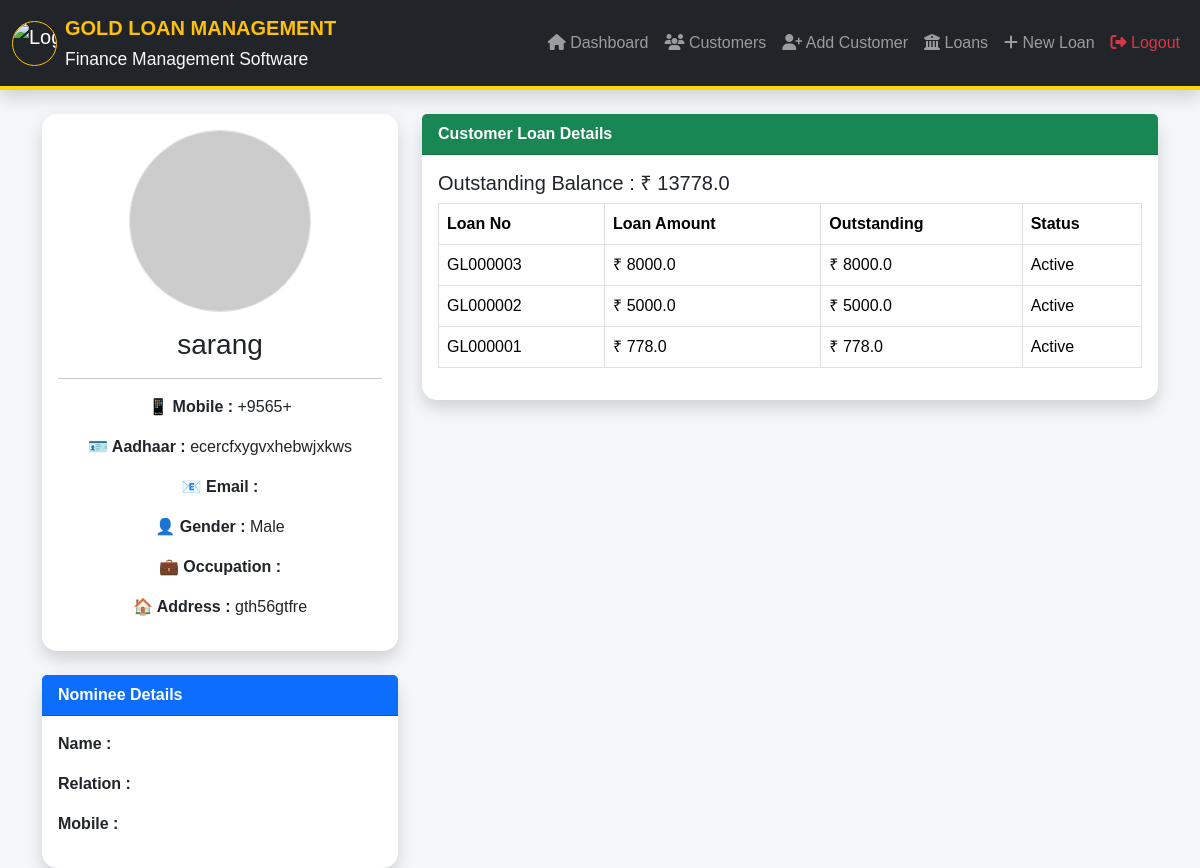
Screenshot of /customer/1 with the database file from the repository.
### tables this page shows
CREATE TABLE customers(

    id INTEGER PRIMARY KEY AUTOINCREMENT,

    name TEXT NOT NULL,

    mobile TEXT NOT NULL,

    email TEXT,

    dob TEXT,

    gender TEXT,

    occupation TEXT,
    
    address TEXT ,

    aadhaar TEXT ,

    nominee_name TEXT,

    nominee_relation TEXT,

    nominee_mobile TEXT,

    photo TEXT,

    remarks TEXT

);

CREATE TABLE loans(

        id INTEGER PRIMARY KEY AUTOINCREMENT,

        loan_number TEXT UNIQUE NOT NULL,

        customer_id INTEGER NOT NULL,

        ornament_type TEXT NOT NULL,

        quantity INTEGER NOT NULL,

        description TEXT,

        gross_weight REAL NOT NULL,

        stone_weight REAL NOT NULL DEFAULT 0,

        net_weight REAL NOT NULL,

        purity TEXT NOT NULL,

        gold_rate REAL NOT NULL,

        gold_value REAL NOT NULL,

        eligible_amount REAL NOT NULL,

        loan_amount REAL NOT NULL,

        outstanding_amount REAL NOT NULL,

        interest_rate REAL NOT NULL,

        loan_date TEXT NOT NULL,

        due_date TEXT NOT NULL,

        status TEXT NOT NULL DEFAULT 'Active',

        created_at TIMESTAMP DEFAULT CURRENT_TIMESTAMP,

        FOREIGN KEY(customer_id)
        REFERENCES customers(id)

    );

### app.py (the view)
@app.route("/customer/<int:id>")
def customer_profile(id):
    conn = get_connection()
    cur = conn.cursor()
    cur.execute(
        "SELECT * FROM customers WHERE id=?",
        (id,)
    )
    customer = cur.fetchone()
    cur.execute(
        """
        SELECT *
        FROM loans
        WHERE customer_id=?
        ORDER BY id DESC
        """,
        (id,)
    )
    loans = cur.fetchall()
    cur.execute(
        """
        SELECT COALESCE(SUM(outstanding_amount),0)
        FROM loans
        WHERE customer_id=?
        AND status='Active'
        """,
        (id,)
    )
    outstanding = cur.fetchone()[0]
    conn.close()
    return render_template(
        "customer_profile.html",
        customer=customer,
        loans=loans,
        outstanding=outstanding
    )

### database.py (called while the page is built)
def get_connection():
    conn = sqlite3.connect(DATABASE)
    conn.row_factory = sqlite3.Row
    return conn

### templates/customer_profile.html (shortened to what this page needs)
{% extends "base.html" %}
{% block content %}
<div class="container mt-4">
    <div class="row">
        <div class="col-md-4">
            <div class="card shadow">
                <div class="card-body text-center">
                    {% if customer.photo %}
                        <img src="{{ url_for('static',
                        filename='uploads/customers/' + customer.photo) }}"
                        width="180"
                        height="180"
                        class="rounded-circle border mb-3">
                    {% else %}
                        <img src="https://via.placeholder.com/180"
                        class="rounded-circle border mb-3">
                    {% endif %}
                    <h3>{{ customer.name }}</h3>
                    <hr>
                    <p><b>📱 Mobile :</b> {{ customer.mobile }}</p>
                    <p><b>🪪 Aadhaar :</b> {{ customer.aadhaar }}</p>
                    <p><b>📧 Email :</b> {{ customer.email }}</p>
                    <p><b>👤 Gender :</b> {{ customer.gender }}</p>
                    <p><b>💼 Occupation :</b> {{ customer.occupation }}</p>
                    <p><b>🏠 Address :</b> {{ customer.address }}</p>
                </div>
            </div>
            <br>
            <div class="card shadow">
                <div class="card-header bg-primary text-white">
                    Nominee Details
                </div>
                <div class="card-body">
                    <p>
                        <b>Name :</b>
                    </p>
                    <p>
                        <b>Relation :</b>
                    </p>
                    <p>
                        <b>Mobile :</b>
                    </p>
                </div>
            </div>
        </div>
        <div class="col-md-8">
            <div class="card shadow">
                <div class="card-header bg-success text-white">
                    Customer Loan Details
                </div>
                <div class="card-body">
                    <h5>
                        Outstanding Balance :
                        ₹ {{ outstanding }}
                    </h5>
                    <table class="table table-bordered table-hover">
                        <thead>
                        <tr>
                            <th>Loan No</th>
                            <th>Loan Amount</th>
                            <th>Outstanding</th>
                            <th>Status</th>
                        </tr>
                        </thead>
                        <tbody>
                        {% for loan in loans %}
                        <tr>
                            <td>{{ loan.loan_number }}</td>
                            <td>₹ {{ loan.loan_amount }}</td>
                            <td>₹ {{ loan.outstanding_amount }}</td>
                            <td>{{ loan.status }}</td>
                        </tr>
                        {% endfor %}
                        </tbody>
                    </table>
                </div>
            </div>
        </div>
    </div>
</div>
{% endblock %}

### static/style.css (style rules this page uses)
body { background:#f4f6f9; font-family:Arial,Helvetica,sans-serif; }
.card { border:none; border-radius:15px; box-shadow:0 4px 15px rgba(0,0,0,.1); }
.card-header { font-weight:bold; }
.table { background:white; }
.table thead { background:#343a40; color:white; }

### rows the page displays
customers: name "sarang", mobile "+9565+", aadhaar "ecercfxygvxhebwjxkws", gender "Male", address "gth56gtfre"
loans: loan_number "GL000003", loan_amount "8000.0", outstanding_amount "8000.0", status "Active"
loans: loan_number "GL000002", loan_amount "5000.0", outstanding_amount "5000.0", status "Active"
loans: loan_number "GL000001", loan_amount "778.0", outstanding_amount "778.0", status "Active"

### other values shown
{{ outstanding }} "13778.0"
